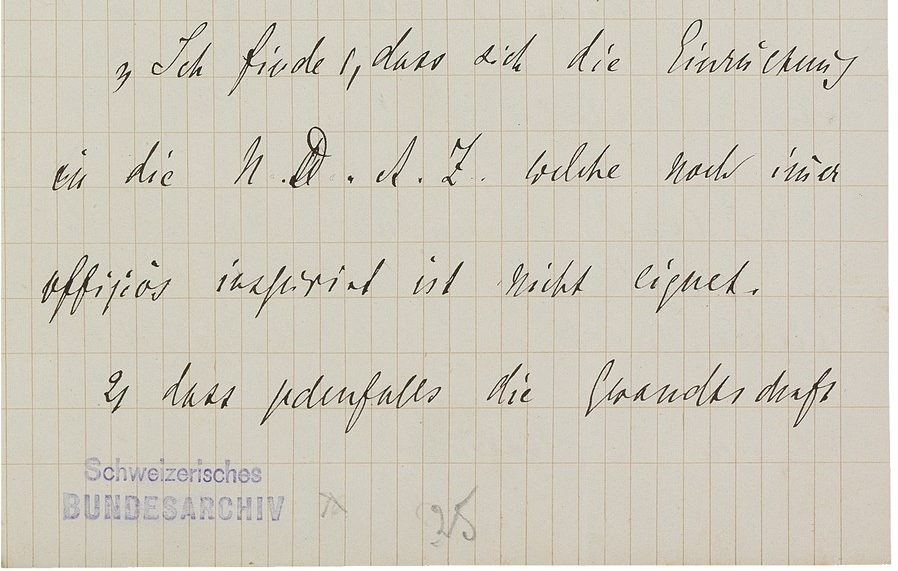
#> input picture SauvolaNet/Dataset/TRAIN_4D19_source.bmp, 898 x 571 px, given in place of TRAIN_4D19_source.png, which was not available
$ python make_ground_truth_512_dibco.py ../SauvolaNet/Dataset/TRAIN_4D19_source.bmp
#> lines starting #> are read from the running program, lines starting #| are printed output that depends on the picture; pictures that were not available may be replaced by others from this repository, and a replacement may not be noted
### 2Stage_GAN/tool_clean.py
import numpy as np
import cv2

# utils for binarization
IMG_EXTENSIONS = [
    '.jpg', '.JPG', '.jpeg', '.JPEG',
    '.png', '.PNG', '.bmp', '.BMP'
]


def check_is_image(file_name):
    return any(file_name.endswith(extension) for extension in IMG_EXTENSIONS)


# [275 lines left out: functions image_padding, getMedian, get_image_patch, get_image_patch_deep, not called in this run]

### 2Stage_GAN/make_ground_truth_512_dibco.py
import os
import numpy as np
import cv2
from tool_clean import check_is_image, image_padding
import csv


# resize DIBCO train set image to 512
def main(argv=None):

    image_dirs = ['DIBCO_Orig', 'image_test']
    mask_dirs = ['DIBCO_GT', 'mask_test']

    imgh = 512
    imgw = 512
    reshape = (imgh, imgw)
    rotation = [0, 1, 2, 3]

    skip_resize_ratio = 6
    skip_max_length = 512
    padding_resize_ratio = 4

    #
    image_save_dirs = ['dibco_resize_6_4/train/image', 'dibco_resize_6_4/test/image']
    mask_save_dirs = ['dibco_resize_6_4/train/mask', 'dibco_resize_6_4/test/mask']

    kernel = np.ones((5, 5), np.uint8)
    for image_dir, mask_dir, image_save_dir, mask_save_dir in zip(image_dirs, mask_dirs, image_save_dirs, mask_save_dirs):

        os.makedirs(image_save_dir, exist_ok=True)
        os.makedirs(mask_save_dir, exist_ok=True)
        image_list = os.listdir(image_dir)
        for image in image_list:
            if not check_is_image(image):
                print('not image', image)
                continue

            img_name = image.split('.')[0]
            # find and read mask file with gray
            if os.path.isfile(os.path.join(mask_dir, img_name + '.png')):
                mask = cv2.imread(os.path.join(mask_dir, img_name + '.png'), cv2.IMREAD_GRAYSCALE)
#> mask: shape (571, 898); min 1, max 255, mean 202.4
            elif os.path.isfile(os.path.join(mask_dir, img_name + '.bmp')):
                mask = cv2.imread(os.path.join(mask_dir, img_name + '.bmp'), cv2.IMREAD_GRAYSCALE)
            elif os.path.isfile(os.path.join(mask_dir, img_name + '.tiff')):
                mask = cv2.imread(os.path.join(mask_dir, img_name + '.tiff'), cv2.IMREAD_GRAYSCALE)
            elif os.path.isfile(os.path.join(mask_dir, img_name + '.tif')):
                mask = cv2.imread(os.path.join(mask_dir, img_name + '.tif'), cv2.IMREAD_GRAYSCALE)
            else:
                print('no mask')
                continue

            # there are few images that have a value (1 ~ 254)
            # bickley image has faint text
            mask[mask < 190] = 0
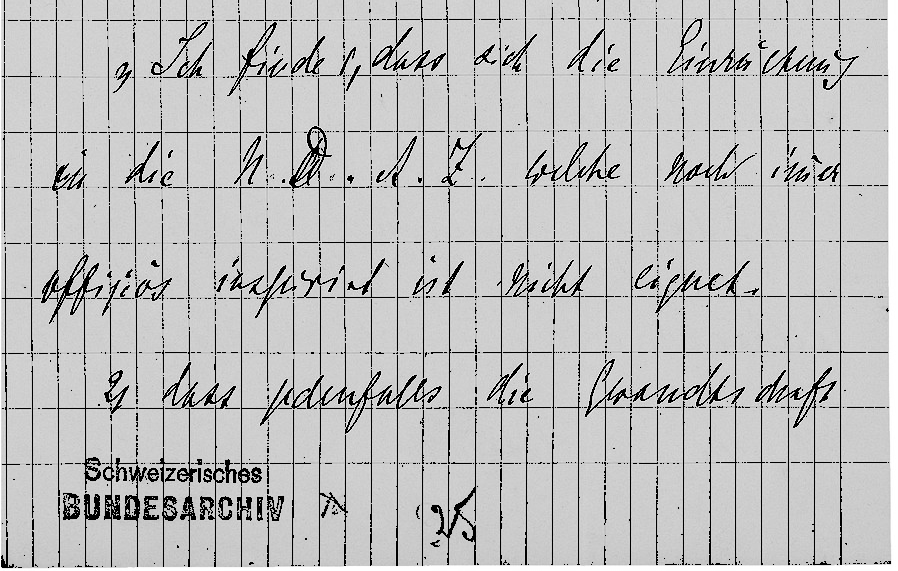
#> mask: shape (571, 898); min 0, max 255, mean 190
            mask[mask >= 190] = 255
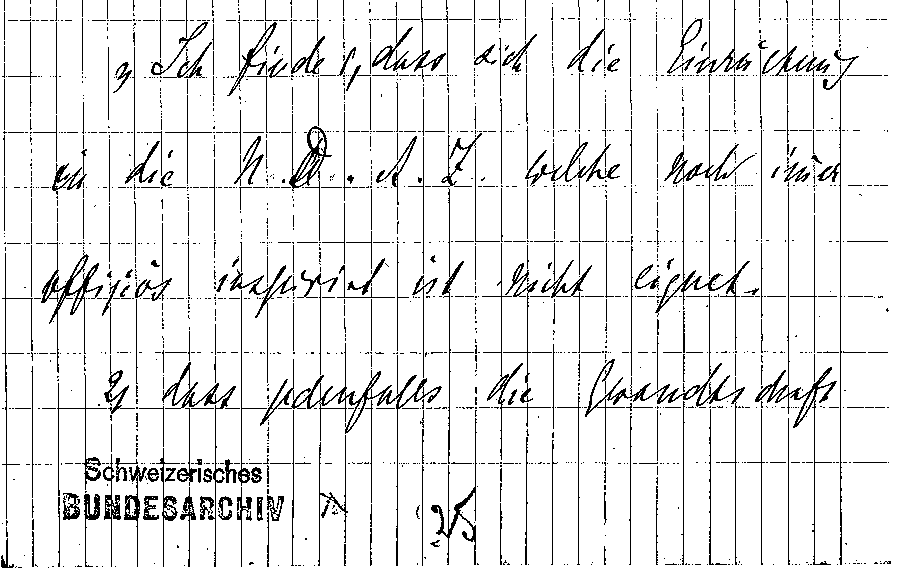
#> mask: shape (571, 898); 91.4% white; black in thin lines or dots

            image = cv2.imread(os.path.join(image_dir, image))
#> image is the input picture: shape (571, 898, 3); mean B, G, R 189, 202.5, 207.5
            h, w = image.shape[:2]
#> h = 571; w = 898
            min_length = min(h, w)
#> min_length = 571
            max_length = max(h, w)
#> max_length = 898

            # pass global prediction
            if min_length * skip_resize_ratio < max_length or max_length < skip_max_length:
                continue

            if min_length * padding_resize_ratio < max_length:
                mask, _ = image_padding(mask, is_mask=True)
                image, _ = image_padding(image)

            print('processing the image:', img_name)

            image = cv2.resize(image, dsize=reshape, interpolation=cv2.INTER_LINEAR)
#> image: shape (512, 512, 3)
            mask = cv2.resize(mask, dsize=reshape, interpolation=cv2.INTER_LINEAR)
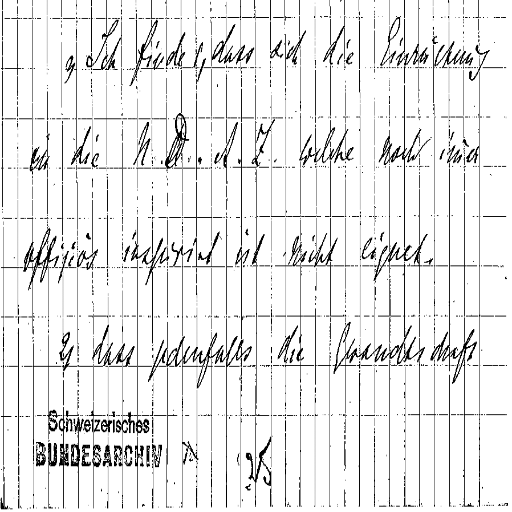
#> mask: shape (512, 512); min 0, max 255, mean 232.9
            mask = cv2.erode(mask, kernel, iterations=1)
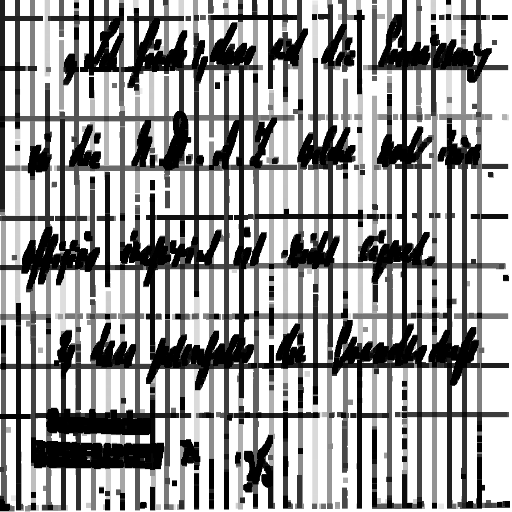
#> mask: shape (512, 512); min 0, max 255, mean 161.4

            if 'test' in image_dir:
                cv2.imwrite('%s/%s.png' % (image_save_dir, img_name), image)
                cv2.imwrite('%s/%s.png' % (mask_save_dir, img_name), mask)
                continue

            for k in rotation:
                img_tmp = np.rot90(image, k)
                mask_tmp = np.rot90(mask, k)
                cv2.imwrite('%s/%s_r%d.png' % (image_save_dir, img_name, k), img_tmp)
                cv2.imwrite('%s/%s_r%d.png' % (mask_save_dir, img_name, k), mask_tmp)

            # vertical axis
            img_tmp = np.fliplr(image)
            mask_tmp = np.fliplr(mask)
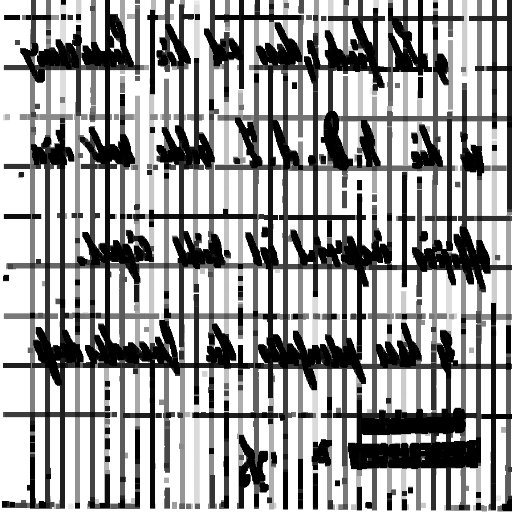
#> mask_tmp: shape (512, 512); min 0, max 255, mean 161.4
            cv2.imwrite('%s/%s_v%d.png' % (image_save_dir, img_name, 0), img_tmp)
            cv2.imwrite('%s/%s_v%d.png' % (mask_save_dir, img_name, 0), mask_tmp)

            # horizontal axis
            img_tmp = np.flipud(image)
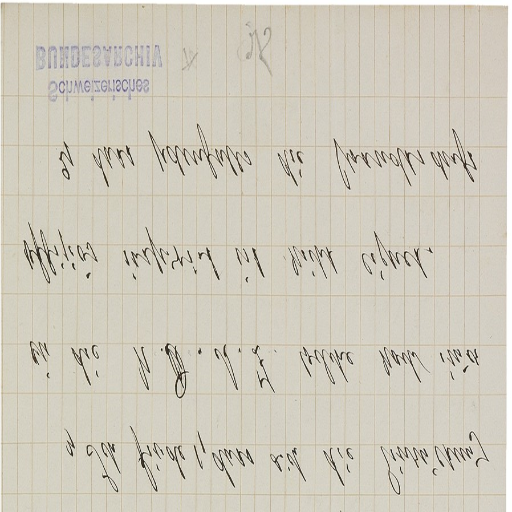
#> img_tmp: shape (512, 512, 3); mean B, G, R 188.8, 202.3, 207.4
            mask_tmp = np.flipud(mask)
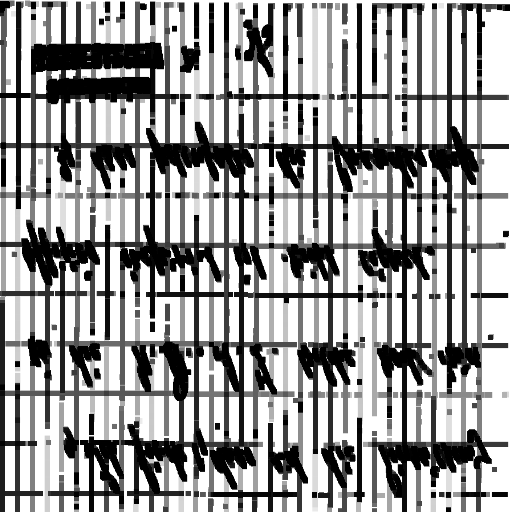
#> mask_tmp: shape (512, 512); min 0, max 255, mean 161.4
            cv2.imwrite('%s/%s_h%d.png' % (image_save_dir, img_name, 0), img_tmp)
            cv2.imwrite('%s/%s_h%d.png' % (mask_save_dir, img_name, 0), mask_tmp)

            #exit(1)

if __name__ == '__main__':
    print('make?')
    #exit(1)
    main()
